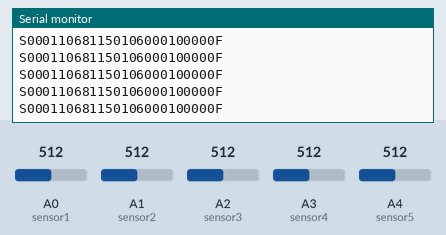
The sketch below on a simulated Arduino Uno, built with avr-gcc and run on an emulated ATmega328P. On the bench: the last lines printed to the serial monitor. Inputs (shaded band) come from the test bench; at power-on: A0 (sensor1) = 512, A1 (sensor2) = 512, A2 (sensor3) = 512, A3 (sensor4) = 512, A4 (sensor5) = 512.

Above: at 1.2 s.
1.3 s: A0 (sensor1) set to 716
At 1.33 s:
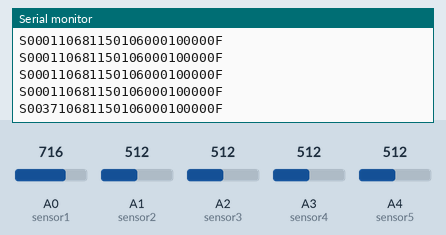
2.8 s: A1 (sensor2) set to 716
At 2.81 s:
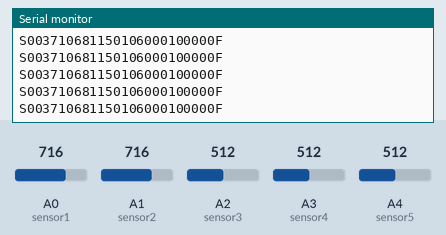
4.3 s: A2 (sensor3) set to 716
At 4.33 s:
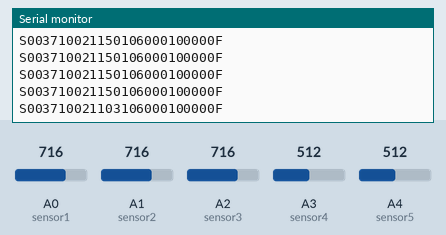
5.8 s: A3 (sensor4) set to 716
At 5.8 s:
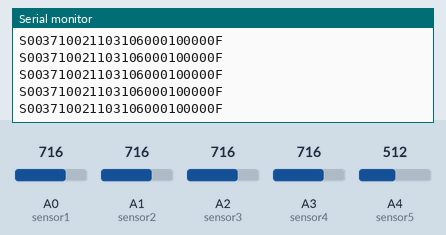
7.3 s: A4 (sensor5) set to 716
At 7.32 s:
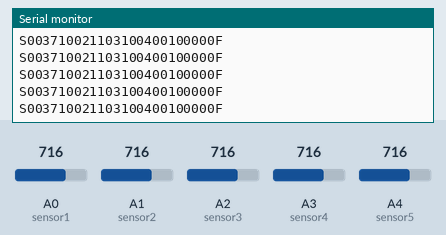
8.8 s: A0 (sensor1) set to 992
At 8.83 s:
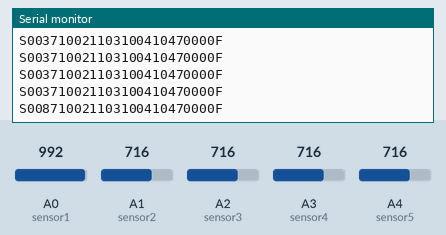

The sketch:

model_arm.ino
```cpp
int sensor1 = A0;
int sensorValue1 = 0;

int sensor2 = A1;
int sensorValue2 = 0;

int sensor3 = A2;
int sensorValue3 = 0;

int sensor4 = A3;
int sensorValue4 = 0;

int sensor5 = A4;
int sensorValue5 = 0;


void setup() {
  pinMode(sensor1, INPUT);
  pinMode(sensor2, INPUT);
  pinMode(sensor3, INPUT);
  pinMode(sensor4, INPUT);
  pinMode(sensor5, INPUT);

  Serial.begin(115200);
}

void loop() {
  // read the value from the sensor:
  String finalString = "";

  sensorValue1 = analogRead(sensor1);
  sensorValue2 = analogRead(sensor2);
  sensorValue3 = analogRead(sensor3);
  sensorValue4 = analogRead(sensor4);
  sensorValue5 = analogRead(sensor5);

  sensorValue1 = map(sensorValue1,0,1008,90,-90);
  sensorValue2 = map(sensorValue2,460,675,84,15);
  sensorValue3 = map(sensorValue3,710,920,104,55);
  sensorValue4 = map(sensorValue4,1008,20,-90,180)+15;
  sensorValue5 = map(sensorValue5,870,550,90,0);


  /*Serial.print(processValue(sensorValue1));
  Serial.print(" ");
  Serial.print(processValue(sensorValue2));
  Serial.print(" ");
  Serial.print(processValue(sensorValue3));
  Serial.print(" ");
  Serial.print(processValue(sensorValue4));
  Serial.print(" ");
  Serial.println(processValue(sensorValue5));*/

  finalString = "S"+processValue(sensorValue1)+processValue(sensorValue2)+processValue(sensorValue3)+processValue(sensorValue4)+processValue(sensorValue5)+"0000F\r\n";
  //finalString = "S"+processValue(sensorValue1)+processValue(sensorValue2)+"  " + String(sensorValue3)+"  " +processValue(sensorValue4)+processValue(sensorValue5)+"0000F\r\n";
  //Serial.print(finalString);
  Serial.println(finalString);
  delay(40);
}
String processValue(int value){
  String valueString = "0000";
  if (value < 0)
  {
    if (value > -10)                      // -9 , -1
    {
      valueString = "000"+String(abs(value));
    }
    else if((value <= -10) && (value > -100))    // -99,-10
    {
      valueString = "00" + String(abs(value));
    }
    else                                        // -999,-11
    {
      valueString = "0" + String(abs(value));
    }
  }
  else if (value > 0)
  {
    if(value < 10)                            //1, 9
    {
      valueString = "100" + String(value);
    }
    else if((value >= 10) && (value < 100))   //10, 99
    {
      valueString = "10" + String(value);
    }
    else
    {
      valueString = "1" + String(value);
    }
  }
  else
  {
    valueString = "0000";
  }
 return valueString;
}
```

Measured:
- after the input at 1.3 s, the serial monitor: prints a new line at once (image 1)
- after the input at 4.3 s, the serial monitor: prints a new line at once (image 3)
- after the input at 8.8 s, the serial monitor: prints a new line at once (image 6)
